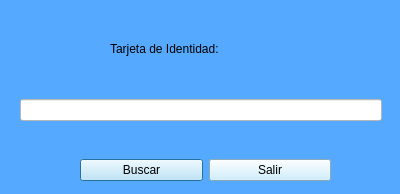
<?xml version="1.0" encoding="UTF-8"?>
<ui version="4.0">
 <class>Dialog</class>
 <widget class="QDialog" name="Dialog">
  <property name="geometry">
   <rect>
    <x>0</x>
    <y>0</y>
    <width>400</width>
    <height>194</height>
   </rect>
  </property>
  <property name="windowTitle">
   <string>Documento de identidad</string>
  </property>
  <property name="styleSheet">
   <string notr="true">background-color: rgb(85, 170, 255);
font: 75 12pt &quot;Sitka Heading&quot;;</string>
  </property>
  <widget class="QWidget" name="horizontalLayoutWidget">
   <property name="geometry">
    <rect>
     <x>20</x>
     <y>70</y>
     <width>362</width>
     <height>80</height>
    </rect>
   </property>
   <layout class="QHBoxLayout" name="horizontalLayout">
    <item>
     <widget class="QLineEdit" name="TI">
      <property name="styleSheet">
       <string notr="true">background-color: rgb(255, 255, 255);</string>
      </property>
     </widget>
    </item>
   </layout>
  </widget>
  <widget class="QWidget" name="horizontalLayoutWidget_2">
   <property name="geometry">
    <rect>
     <x>80</x>
     <y>130</y>
     <width>251</width>
     <height>80</height>
    </rect>
   </property>
   <layout class="QHBoxLayout" name="horizontalLayout_2">
    <item>
     <widget class="QPushButton" name="buscar">
      <property name="styleSheet">
       <string notr="true">background-color: rgb(194, 236, 255);
font: 75 12pt &quot;Sitka Heading&quot;;</string>
      </property>
      <property name="text">
       <string>Buscar</string>
      </property>
     </widget>
    </item>
    <item>
     <widget class="QPushButton" name="salir">
      <property name="styleSheet">
       <string notr="true">background-color: rgb(194, 236, 255);
font: 75 12pt &quot;Sitka Heading&quot;;</string>
      </property>
      <property name="text">
       <string>Salir</string>
      </property>
     </widget>
    </item>
   </layout>
  </widget>
  <widget class="QLabel" name="label_2">
   <property name="geometry">
    <rect>
     <x>110</x>
     <y>10</y>
     <width>170</width>
     <height>78</height>
    </rect>
   </property>
   <property name="text">
    <string>Tarjeta de Identidad:</string>
   </property>
  </widget>
 </widget>
 <resources/>
 <connections/>
</ui>
